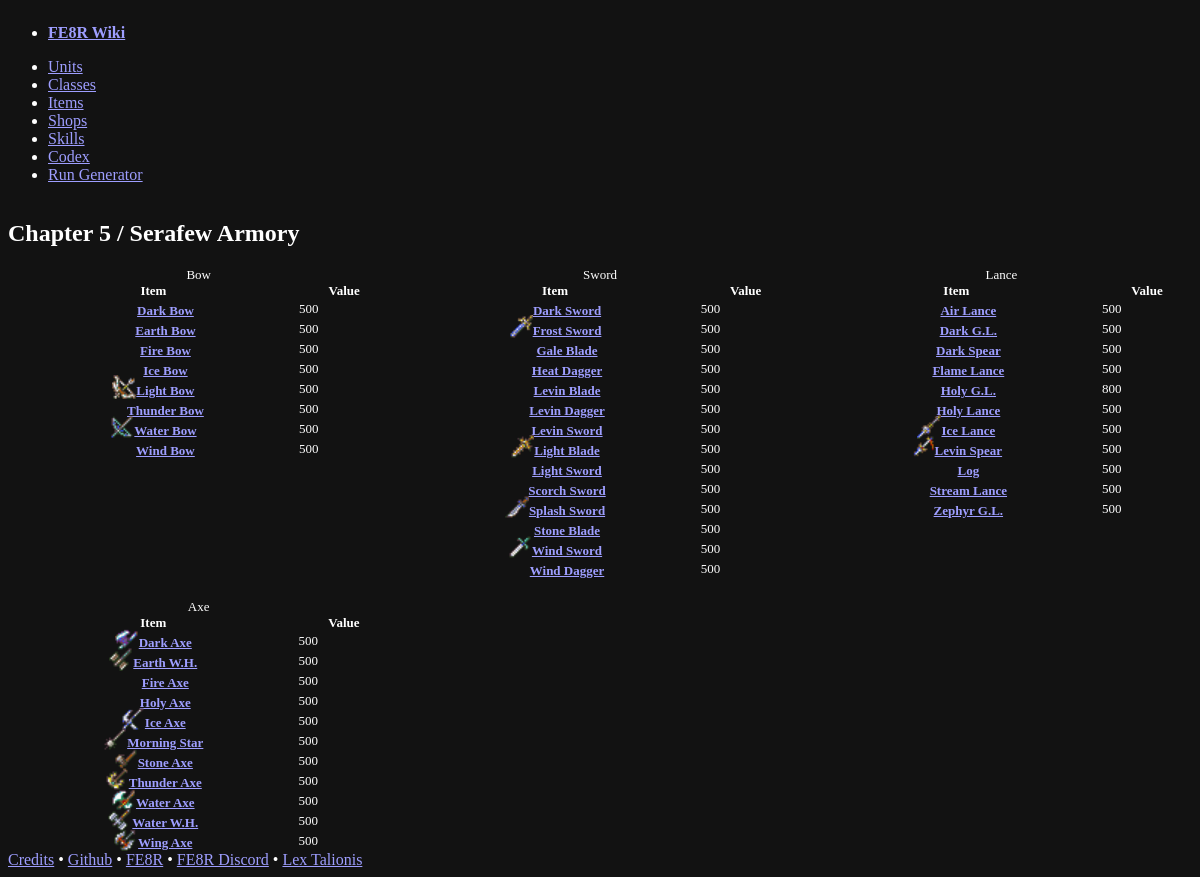
Screenshot of /items/shops/5_Armory_Global_SerafewArmory with the database file from the repository.
### app/models.py (models this page shows, shortened)
class Shop(db.Model):
    __tablename__ = "shops"
    nid: Mapped[str] = mapped_column(primary_key=True)
    name: Mapped[str]
    type: Mapped[str]
    order_name: Mapped[str]
    abbr_name: Mapped[str]
    items = relationship(
        "Item",
        secondary=shop_item_assoc,
        backref="shops",
        uselist=True,
    )

class Item(db.Model):
    __tablename__ = "items"
    nid: Mapped[str] = mapped_column(primary_key=True)
    name: Mapped[str]
    desc: Mapped[str]
    value: Mapped[int]
    weapon_rank: Mapped[str]
    weapon_rank_order_key: Mapped[str]
    weapon_type: Mapped[str]
    target: Mapped[str]
    damage: Mapped[int]
    weight: Mapped[int]
    crit: Mapped[int]
    hit: Mapped[int]
    min_range: Mapped[int]
    max_range: Mapped[int]
    icon_class: Mapped[str]
    categories: Mapped[list["ItemCategory"]] = relationship(
        secondary=item_category_assoc,
        back_populates="items",
    )
    sub_items = relationship(
        "Item",
        secondary=sub_item_assoc,
        primaryjoin=(sub_item_assoc.c.super_item_nid == nid),
        secondaryjoin=(sub_item_assoc.c.sub_item_nid == nid),
        backref="super_items",
    )
    status_on_equip = relationship(
        "Skill",
        secondary=item_skill_assoc,
        backref="items",
    )

### app/blueprints/items.py (the view)
@bp.route("/shops/<string:shop_nid>")
def get_shop_sheet(shop_nid="2_Armory_Global_IdeArmory") -> str:
    shop_data = db.get_or_404(Shop, shop_nid)
    wtypes = set(x.weapon_type for x in shop_data.items)
    return render_template("shop_sheet.html.jinja2", shop_data=shop_data, wtypes=wtypes)

### app/__init__.py (called while the page is built)
def currency_format(value):
    return f"{value:,}"

### app/templates/shop_sheet.html.jinja2 (shortened to what this page needs)
{% if not request.headers.hx_request %}
{% extends "layout.html.jinja2" %}
{% endif %}
{% block content %}
<div>
    <h2>{{ shop_data.name }} <span class="{{ shop_data.icon_class }}"></span></h2>
</div>
<section class="shop-grid">
    {% for wtype in wtypes %}
    <table class="striped">
        <caption>{{ wtype if wtype else "Misc"}}</caption>
        <thead>
            <tr>
                <th scope="col">Item</th>
                <th scope="col">Value</th>
            </tr>
        </thead>
        <tbody>
            {% for item in shop_data.items | selectattr('weapon_type', 'equalto', wtype) %}
            <tr>
                <th scope="row"><span class="{{ item.icon_class }}"></span><a href="/items/{{ item.nid }}">{{ item.name
                        }}</a></th>
                <td>{{ item.value | currency_format }}</td>
            </tr>
            {% endfor %}
        </tbody>
    </table>
    {% endfor %}
</section>
{% endblock content %}

### rows the page displays
Shop: name "Chapter 5 / Serafew Armory"
Item: weapon_type "Bow", name "Dark Bow", value "500"
Item: name "Earth Bow", value "500"
Item: name "Fire Bow", value "500"
Item: name "Ice Bow", value "500"
Item: name "Light Bow", value "500"
Item: name "Thunder Bow", value "500"
Item: shows a picture, name "Water Bow", value "500"
Item: name "Wind Bow", value "500"
Item: weapon_type "Sword", name "Dark Sword", value "500"
Item: name "Frost Sword", value "500"
Item: name "Gale Blade", value "500"
Item: name "Heat Dagger", value "500"
Item: name "Levin Blade", value "500"
Item: name "Levin Dagger", value "500"
Item: name "Levin Sword", value "500"
Item: name "Light Blade", value "500"
Item: name "Light Sword", value "500"
Item: name "Scorch Sword", value "500"
Item: name "Splash Sword", value "500"
Item: name "Stone Blade", value "500"
Item: shows a picture, name "Wind Sword", value "500"
Item: name "Wind Dagger", value "500"
Item: weapon_type "Lance", name "Air Lance", value "500"
Item: name "Dark G.L.", value "500"
Item: name "Dark Spear", value "500"
Item: name "Flame Lance", value "500"
Item: name "Holy G.L.", value "800"
Item: name "Holy Lance", value "500"
Item: name "Ice Lance", value "500"
Item: name "Levin Spear", value "500"
Item: name "Log", value "500"
Item: name "Stream Lance", value "500"
Item: name "Zephyr G.L.", value "500"
Item: weapon_type "Axe", name "Dark Axe", value "500"
Item: name "Earth W.H.", value "500"
Item: name "Fire Axe", value "500"
Item: name "Holy Axe", value "500"
Item: name "Ice Axe", value "500"
Item: name "Morning Star", value "500"
Item: name "Stone Axe", value "500"
Item: name "Thunder Axe", value "500"
Item: name "Water Axe", value "500"
Item: name "Water W.H.", value "500"
Item: name "Wing Axe", value "500"
